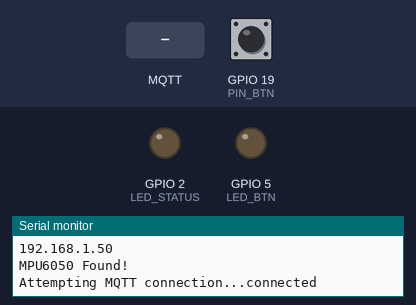
A sketch run on a simulated ESP32. On the bench: output pins drawn as LEDs (lit = HIGH), the last lines printed to the serial monitor. Dashed ring = blinking. The inputs (shaded band) are chosen by the test bench; at power-on: GPIO 19 (PIN_BTN) LOW. WiFi joins after 1.5 s; servers stay silent unless stated; no MQTT or app messages arrive unless stated.

Above: at 2.7 s.
2.8 s: MQTT message "esp210" arrives on the second subscribed topic
At 4.75 s:
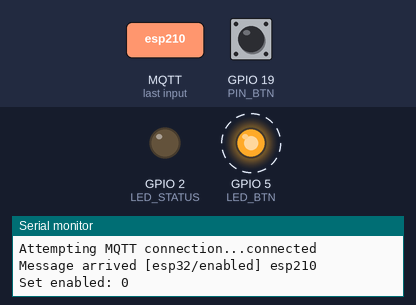
7.3 s: GPIO 19 (PIN_BTN) pulled HIGH for 0.15 s
At 10.1 s:
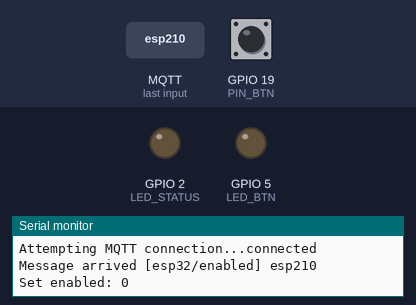
10.4 s: GPIO 19 (PIN_BTN) pulled HIGH for 3.2 s
At 11.7 s:
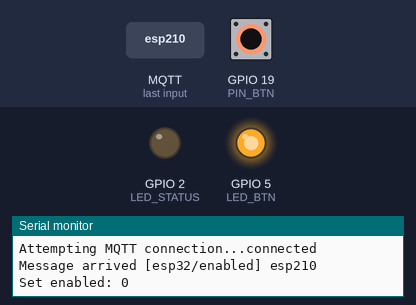
Timing chart, 0 to 15.1 s (numbered marks = the images above; inputs shaded):
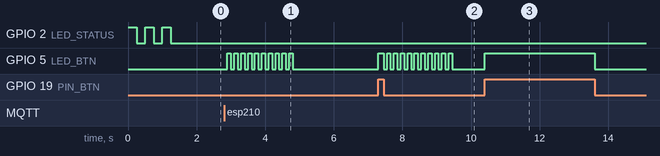

Measured:
- after the input at 2.8 s, GPIO 5 (LED_BTN): alternates HIGH for 0.10 s and LOW for 0.10 s, 20 changes in all, then stays LOW, starting after 0.10 s
- after the input at 7.3 s, GPIO 5 (LED_BTN): alternates HIGH for 0.10 s and LOW for 0.10 s, 22 changes in all, then stays LOW, starting at once
- after the input at 10.4 s, GPIO 5 (LED_BTN): LOW → HIGH at once, → LOW 3.2 s later

The sketch:

ESP32_MPU6050_MQTT.ino
```cpp
#include <WiFiClientSecure.h>
#include <PubSubClient.h>

#include <Adafruit_MPU6050.h>
#include <Adafruit_Sensor.h>
#include <Wire.h>

#include "button.h"

#define LED_STATUS LED_BUILTIN
#define LED_BTN 5   /*  D5 */
#define PIN_BTN 19  /* D19 */

Button btn(PIN_BTN);

#include "wifi_config.h"


// Wifi and MQTT objects
WiFiClientSecure esp_client;
PubSubClient client(esp_client);

Adafruit_MPU6050 mpu;

// used to send messages after interval
unsigned long lastMsg = 0;

// the default interval between measurements
unsigned long interval = 5000;

volatile bool enabled = false;

// the buffer used to format the JSON output to send
#define MSG_BUFFER_SIZE  (256)
char msg[MSG_BUFFER_SIZE];

// the base topic to publish and listen to
#ifndef TOPIC_BASE
  #define TOPIC_BASE "esp210"
#endif

// using crude way for compile-time string concatenation using feature of the C89-compatible compiler
const char* topic_enabled = TOPIC_BASE "/enabled";
const char* topic_interval = TOPIC_BASE "/interval";
const char* topic_observation = TOPIC_BASE "/observation";

void setup() {
  // Start Serial
  Serial.begin(115200);

  // Set up pins
  pinMode(LED_STATUS, OUTPUT);
  digitalWrite(LED_STATUS, HIGH);
  pinMode(LED_BTN, OUTPUT);
  digitalWrite(LED_STATUS, HIGH);
  pinMode(PIN_BTN, INPUT);

  start_wifi();

  // Try to initialize!
  if (!mpu.begin()) {
    Serial.println("Failed to find MPU6050 chip");
    while(1){
      digitalWrite(LED_STATUS, HIGH);
      delay(100);
      digitalWrite(LED_STATUS, LOW);
      delay(100);
    }
  }
  Serial.println("MPU6050 Found!");

  // configure device
  mpu.setAccelerometerRange(MPU6050_RANGE_2_G);
  mpu.setGyroRange(MPU6050_RANGE_500_DEG);
  mpu.setFilterBandwidth(MPU6050_BAND_5_HZ);

  // configure the WifiClientSecure with the root CA
  esp_client.setCACert(mqtt_root_ca);

   // setup MQTT
  client.setServer(mqtt_server, mqtt_port);
  client.setCallback(callback);


  // all done
  digitalWrite(LED_STATUS, LOW);

}

void start_wifi() {
  // Connect to WiFi
  WiFi.mode(WIFI_STA);
  WiFi.begin(ssid, password);

  while (WiFi.status() != WL_CONNECTED) {
    digitalWrite(LED_STATUS, HIGH);
    delay(250);
    digitalWrite(LED_STATUS, LOW);
    delay(250);

    Serial.print(".");
  }
  // Print Debug info
  Serial.println("");
  Serial.println("WiFi connected");
  Serial.println("IP address: ");
  Serial.println(WiFi.localIP());
}

void reconnect_mqtt() {
  // Loop until we're reconnected
  while (!client.connected()) {
    Serial.print("Attempting MQTT connection...");
    // Create a random client ID

    // Attempt to connect
    if (client.connect(mqtt_device_name, mqtt_username, mqtt_password)) {
      Serial.println("connected");

      // do stuff when connected here (like subscribing to topics)

      client.subscribe(topic_interval);
      client.subscribe(topic_enabled);

    } else {
      Serial.print("failed, rc=");
      Serial.print(client.state());
      Serial.println(" try again in 5 seconds");
      // Wait 5 seconds before retrying
      delay(5000);
    }
  }
}

void callback(char* topic, byte* payload, unsigned int len) {
  Serial.print("Message arrived [");
  Serial.print(topic);
  Serial.print("] ");
  for (int i = 0; i < len; i++) {
    Serial.print((char)payload[i]);
  }
  Serial.println();

  // convert topic and payload to strings
  String topicstr(topic);

  // add null-termination in last place (ok as long as we are not near the end of the buffer this points to)
  payload[len] = '\0';
  String payloadstr((char*)payload);

  // try to interpret the message as an unsigned long
  long i = payloadstr.toInt();

  if (topicstr.endsWith("interval")) {
    if (i >= 500) {
      // we managed to parse an unsigned long, use it as interval for now
      Serial.print("New interval received: ");
      Serial.println(i, DEC);

      interval = i;
    }
  } else if (topicstr.endsWith("enabled")) {
    enabled = i > 0 ? true : false;
    Serial.print("Set enabled: ");
    Serial.println(enabled);
    blinkEnabledStatus();
  }
}

// used later for turning on/off with a physical button on the device
void setEnabled(bool enabled) {
  client.publish(topic_enabled, (const char*)&(enabled ? "1" : "0"), true);
  // blinkEnabledStatus();  // status will be blinked in the callback
}

void blinkEnabledStatus() {
  digitalWrite(LED_BTN, LOW);

  if (enabled) {
    // 3 long blinks
    for (int i = 0; i < 3; i++)
    {
      delay(500);
      digitalWrite(LED_BTN, HIGH);
      delay(1000);
      digitalWrite(LED_BTN, LOW);
    }
  } else {
    // 10 short blinks
    for (int i = 0; i < 10; i++)
    {
      delay(100);
      digitalWrite(LED_BTN, HIGH);
      delay(100);
      digitalWrite(LED_BTN, LOW);
    }
  }
}

void loop() {
  if(!client.connected()) {
    reconnect_mqtt();
  }
  client.loop();

  // indicate button status using LED
  digitalWrite(LED_BTN, digitalRead(PIN_BTN));

  switch (btn.update()){
    case btn_status::BTN_SHORT:
      // indicate current status
      blinkEnabledStatus();
      break;

    case btn_status::BTN_LONG:
      // toggle enabled status
      setEnabled(!enabled);
      break;

    default:
      break;
  }


  // don't continue if we are not supposed to acquire and publish anything
  if(!enabled){
    return;
  }

  unsigned long now = millis();
  if(now - lastMsg > interval) {
    lastMsg = now;

    // read data
    sensors_event_t a, g, temp;
    mpu.getEvent(&a, &g, &temp);


    // format it to JSON
    snprintf(msg, MSG_BUFFER_SIZE, "{\"acceleration\":{\"x\":%.3f,\"y\":%.3f,\"z\":%.3f}, \"gyro\":{\"x\":%.3f,\"y\":%.3f,\"z\":%.3f}, \"temperature\":%.3f}", a.acceleration.x, a.acceleration.y, a.acceleration.z, g.gyro.x, g.gyro.y, g.gyro.z, temp.temperature);

    Serial.print("Publish message: ");
    Serial.println(msg);


    // publish message
    client.publish(topic_observation, msg);

  }

}
```

button.cpp
```cpp
#include "Arduino.h"
#include "button.h"


Button::Button(int pin) : _pin(pin) {
    pinMode(_pin, INPUT);
}

btn_status Button::update() {
  btn_status result = btn_status::BTN_NONE;

  // read the state of the switch/button:
  _currentState = digitalRead(_pin);

  if(_lastState == LOW && _currentState == HIGH) {        // button is pressed
    _pressedTime = millis();
    _isPressing = true;
    _isLongDetected = false;
  } else if(_lastState == HIGH && _currentState == LOW) { // button is released
    _isPressing = false;
    _releasedTime = millis();

    long pressDuration = _releasedTime - _pressedTime;

    if( pressDuration < SHORT_PRESS_DURATION ) {
      result = btn_status::BTN_SHORT;
    }
  }

  if(_isPressing == true && _isLongDetected == false) {
    long pressDuration = millis() - _pressedTime;

    if( pressDuration > LONG_PRESS_DURATION ) {
      _isLongDetected = true;
      result = btn_status::BTN_LONG;
    }
  }

  // save the the last state
  _lastState = _currentState;

  return result;
}
```

button.h
```cpp
#ifndef BUTTON_H
#define BUTTON_H

#include "Arduino.h"

#define BUTTON_NONE 0
#define BUTTON_SHORT 1
#define BUTTON_LONG 2

typedef enum {
  BTN_NONE,
  BTN_SHORT,
  BTN_LONG
} btn_status;

#define LONG_PRESS_DURATION 2000
#define SHORT_PRESS_DURATION 1000

/**
 * @brief Simple class that wraps button and is used to detect long and short presses.
 *
 * Inspired by https://arduinogetstarted.com/tutorials/arduino-button-long-press-short-press
 *
 */
class Button {
private:
    int _pin;
    int _lastState = LOW;  // the previous state from the input pin
    int _currentState;     // the current reading from the input pin
    unsigned long _pressedTime = 0;
    unsigned long _releasedTime = 0;
    bool _isPressing = false;
    bool _isLongDetected = false;


 public:
    Button(int pin);
    btn_status update();

};


#endif
```

wifi_config.example.h
```cpp
const char* ssid     = "SSID";
const char* password = "PASSWORD";

const char* mqtt_server = "SERVER IP/HOSTNAME";
const int mqtt_port = 8883;        // use 8883 for SSL
const char* mqtt_device_name = "esp32 device name";
const char* mqtt_username = "<username>";
const char* mqtt_password = "<password>";

// Base of topic to publish to
#define TOPIC_BASE "esp32"

// Root Certificate Authority to establish a secure SSL connection. In PEM format.
const char* mqtt_root_ca = \
     "-----BEGIN CERTIFICATE-----\n" \
     "MIIEsTCCA5mgAwIBAgIQCKWiRs1LXIyD1wK0u6tTSTANBgkqhkiG9w0BAQsFADBh\n" \
     "MQswCQYDVQQGEwJVUzEVMBMGA1UEChMMRGlnaUNlcnQgSW5jMRkwFwYDVQQLExB3\n" \
     "d3cuZGlnaWNlcnQuY29tMSAwHgYDVQQDExdEaWdpQ2VydCBHbG9iYWwgUm9vdCBD\n" \
     "QTAeFw0xNzExMDYxMjIzMzNaFw0yNzExMDYxMjIzMzNaMF4xCzAJBgNVBAYTAlVT\n" \
     "MRUwEwYDVQQKEwxEaWdpQ2VydCBJbmMxGTAXBgNVBAsTEHd3dy5kaWdpY2VydC5j\n" \
     "b20xHTAbBgNVBAMTFFJhcGlkU1NMIFJTQSBDQSAyMDE4MIIBIjANBgkqhkiG9w0B\n" \
     "AQEFAAOCAQ8AMIIBCgKCAQEA5S2oihEo9nnpezoziDtx4WWLLCll/e0t1EYemE5n\n" \
     "+MgP5viaHLy+VpHP+ndX5D18INIuuAV8wFq26KF5U0WNIZiQp6mLtIWjUeWDPA28\n" \
     "OeyhTlj9TLk2beytbtFU6ypbpWUltmvY5V8ngspC7nFRNCjpfnDED2kRyJzO8yoK\n" \
     "MFz4J4JE8N7NA1uJwUEFMUvHLs0scLoPZkKcewIRm1RV2AxmFQxJkdf7YN9Pckki\n" \
     "f2Xgm3b48BZn0zf0qXsSeGu84ua9gwzjzI7tbTBjayTpT+/XpWuBVv6fvarI6bik\n" \
     "KB859OSGQuw73XXgeuFwEPHTIRoUtkzu3/EQ+LtwznkkdQIDAQABo4IBZjCCAWIw\n" \
     "HQYDVR0OBBYEFFPKF1n8a8ADIS8aruSqqByCVtp1MB8GA1UdIwQYMBaAFAPeUDVW\n" \
     "0Uy7ZvCj4hsbw5eyPdFVMA4GA1UdDwEB/wQEAwIBhjAdBgNVHSUEFjAUBggrBgEF\n" \
     "BQcDAQYIKwYBBQUHAwIwEgYDVR0TAQH/BAgwBgEB/wIBADA0BggrBgEFBQcBAQQo\n" \
     "MCYwJAYIKwYBBQUHMAGGGGh0dHA6Ly9vY3NwLmRpZ2ljZXJ0LmNvbTBCBgNVHR8E\n" \
     "OzA5MDegNaAzhjFodHRwOi8vY3JsMy5kaWdpY2VydC5jb20vRGlnaUNlcnRHbG9i\n" \
     "YWxSb290Q0EuY3JsMGMGA1UdIARcMFowNwYJYIZIAYb9bAECMCowKAYIKwYBBQUH\n" \
     "AgEWHGh0dHBzOi8vd3d3LmRpZ2ljZXJ0LmNvbS9DUFMwCwYJYIZIAYb9bAEBMAgG\n" \
     "BmeBDAECATAIBgZngQwBAgIwDQYJKoZIhvcNAQELBQADggEBAH4jx/LKNW5ZklFc\n" \
     "YWs8Ejbm0nyzKeZC2KOVYR7P8gevKyslWm4Xo4BSzKr235FsJ4aFt6yAiv1eY0tZ\n" \
     "/ZN18bOGSGStoEc/JE4ocIzr8P5Mg11kRYHbmgYnr1Rxeki5mSeb39DGxTpJD4kG\n" \
     "hs5lXNoo4conUiiJwKaqH7vh2baryd8pMISag83JUqyVGc2tWPpO0329/CWq2kry\n" \
     "qv66OSMjwulUz0dXf4OHQasR7CNfIr+4KScc6ABlQ5RDF86PGeE6kdwSQkFiB/cQ\n" \
     "ysNyq0jEDQTkfa2pjmuWtMCNbBnhFXBYejfubIhaUbEv2FOQB3dCav+FPg5eEveX\n" \
     "TVyMnGo=\n" \
     "-----END CERTIFICATE-----\n";
```
